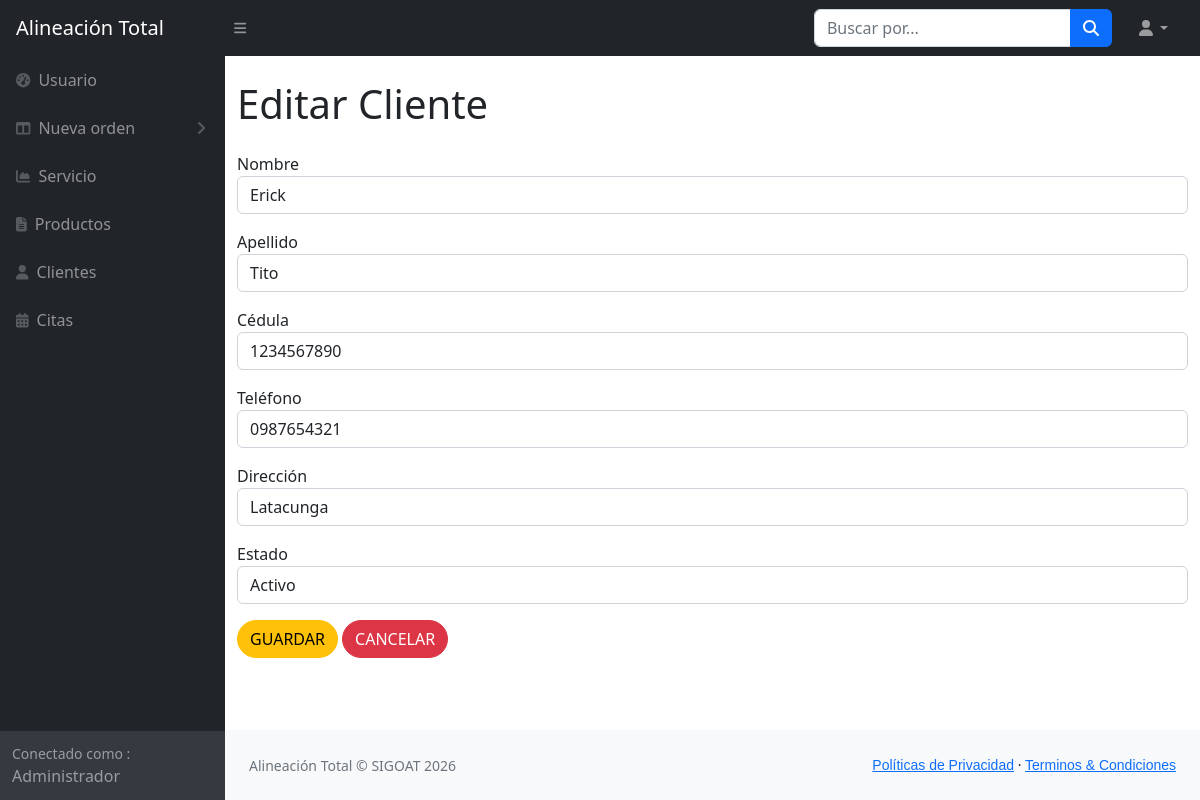
The app's page /clientes/editar_clientes/1/ with its own data.
### clientes/models.py (models this page shows, shortened)
class Cliente(models.Model):
    nombre_cliente = models.CharField(max_length=100)
    apellido_cliente = models.CharField(max_length=100)
    cedula_cliente = models.CharField(max_length=10)
    telefono_cliente = models.CharField(max_length=15)
    direccion_cliente = models.CharField(max_length=255)
    estado_cliente = models.CharField(max_length=20)

### clientes/views.py (the view, shortened to what this page needs)
# urls.py: path('editar_clientes/<int:id>/', views.editar_clientes, name='editar_clientes'),
def editar_clientes(request, id):
    cliente = Cliente.objects.get(id=id)
    return render(
        request,
        "clientes/editar_clientes.html",
        {"cliente": cliente}
    )

### clientes/templates/clientes/editar_clientes.html (shortened to what this page needs)
{% load static %}
{% include 'private/header.html' %}
<div class="main-panel">
    <div class="content-wrapper">
        <div class="container mt-4">
            <h1 class="mb-4">Editar Cliente</h1>
            <form action="" method="post">
                <div class="form-group mb-3">
                    <label>Nombre</label>
                    <input type="text"
                           name="nombreClienteEdit"
                           class="form-control"
                           value="{{ cliente.nombre_cliente }}"
                           required>
                </div>
                <div class="form-group mb-3">
                    <label>Apellido</label>
                    <input type="text"
                           name="apellidoClienteEdit"
                           class="form-control"
                           value="{{ cliente.apellido_cliente }}"
                           required>
                </div>
                <div class="form-group mb-3">
                    <label>Cédula</label>
                    <input type="text"
                           name="cedulaClienteEdit"
                           class="form-control"
                           value="{{ cliente.cedula_cliente }}"
                           maxlength="10"
                           required>
                </div>
                <div class="form-group mb-3">
                    <label>Teléfono</label>
                    <input type="text"
                           name="telefonoClienteEdit"
                           class="form-control"
                           value="{{ cliente.telefono_cliente }}"
                           maxlength="10"
                           required>
                </div>
                <div class="form-group mb-3">
                    <label>Dirección</label>
                    <input type="text"
                           name="direccionClienteEdit"
                           class="form-control"
                           value="{{ cliente.direccion_cliente }}"
                           required>
                </div>
                <div class="form-group mb-3">
                    <label>Estado</label>
                    <select name="estadoClienteEdit" class="form-control" required>
                        <option value="activo"
                            {% if cliente.estado_cliente == 'activo' %}selected{% endif %}>
                            Activo
                        </option>
                    </select>
                </div>
                <button class="btn btn-warning rounded-pill">
                    GUARDAR
                </button>
                <a href="{% url 'listar_clientes' %}"
                   class="btn btn-danger rounded-pill">
                    CANCELAR
                </a>
            </form>
        </div>
    </div>
</div>
{% include 'private/footer.html' %}

### records on screen
Cliente: nombreClienteEdit "Erick", apellidoClienteEdit "Tito", cedulaClienteEdit "1234567890", telefonoClienteEdit "0987654321", direccionClienteEdit "Latacunga", estadoClienteEdit "Activo"
